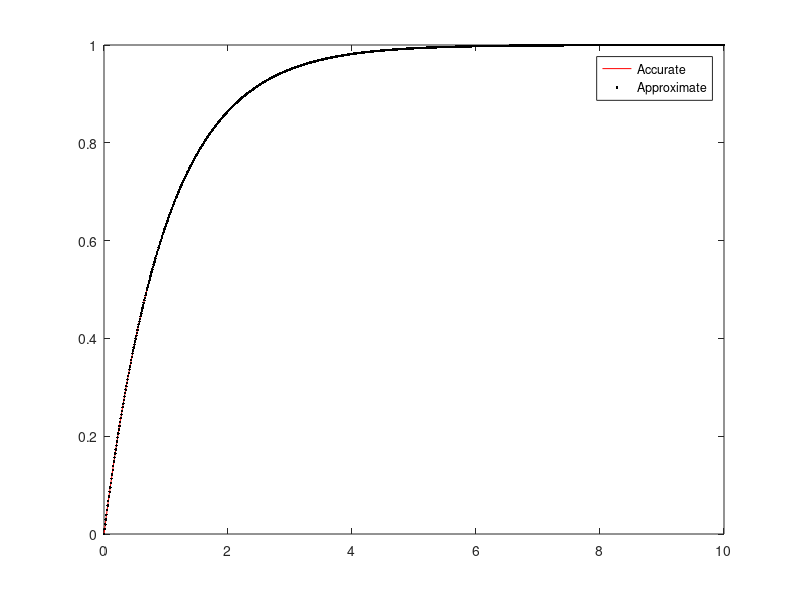

MATLAB code for this plot:
function  test_integral()
clc;close all;clear all;
a = 1;
b = 1
x = 0:0.01:10;
F_acc =  gammainc(x,a);
F_appr = 1 - exp(-x).* expo_partial(a,x);

plot(x,F_acc,'-r',x,F_appr,'.k');

legend({'Accurate','Approximate'})
end

function y = expo_partial(n,x)
y= zeros(1,numel(x));
for i = 0:n-1
    term = x.^i/factorial(i);
    y = y + term;
end
end